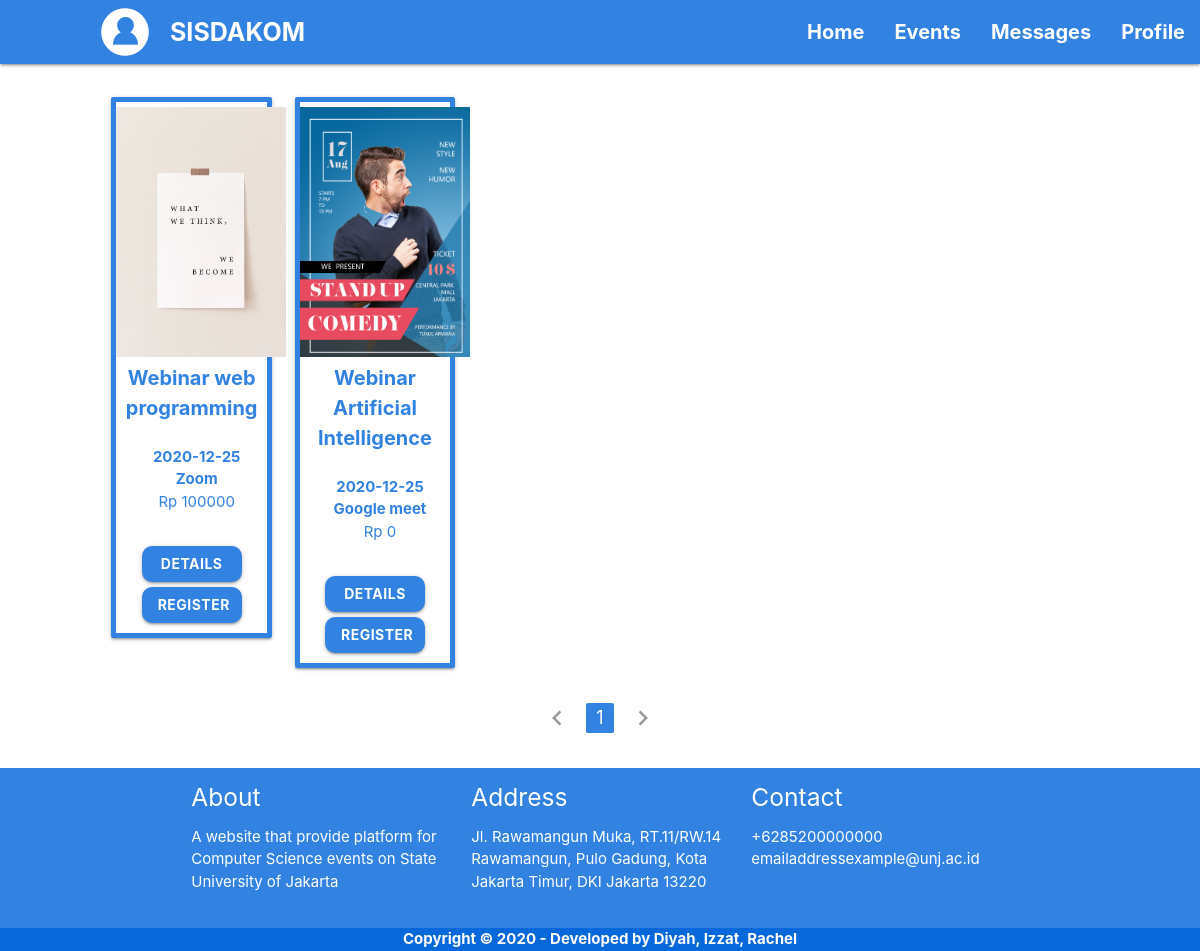
Page /templates/user-events.php (signed in) on the earlier database version.
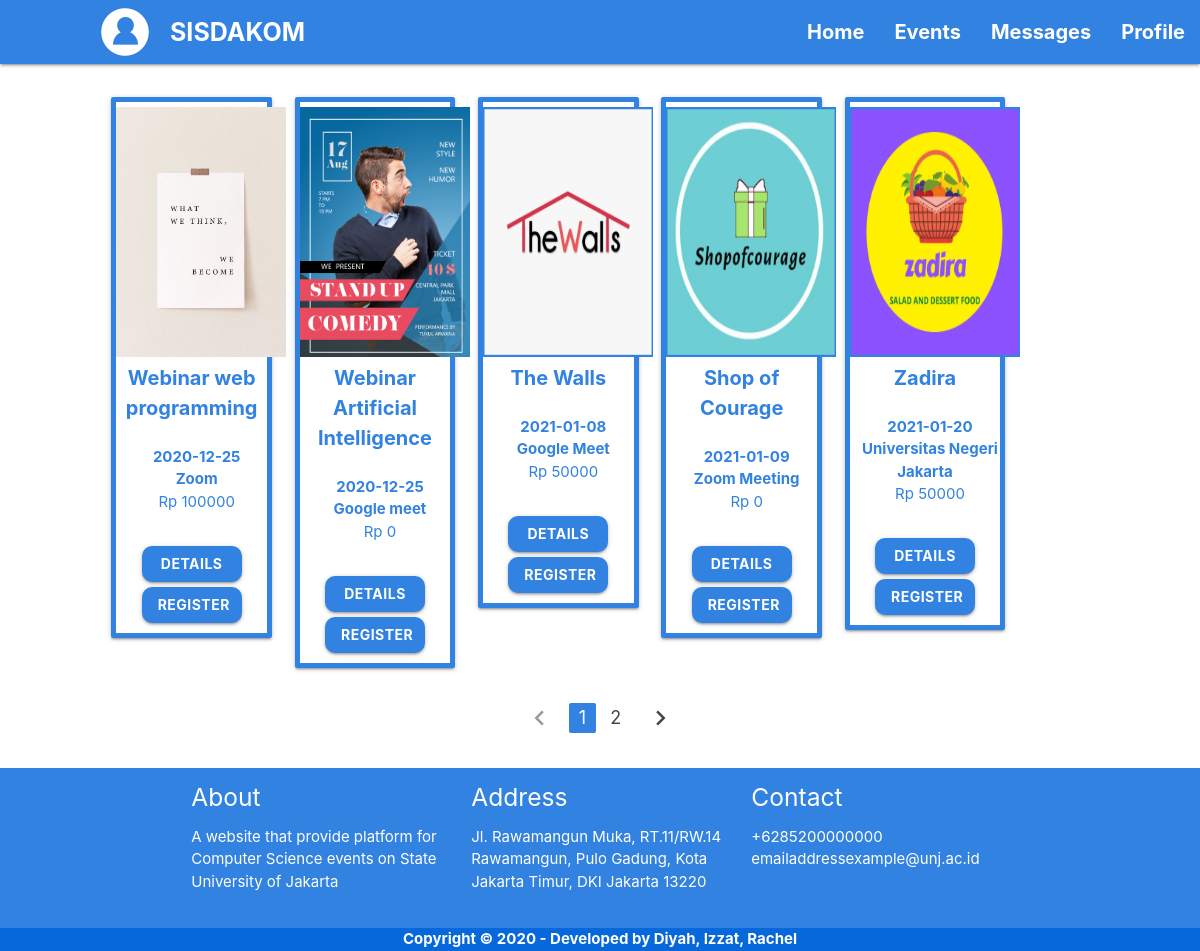
Same page on the later database version.
### tables this page shows
CREATE TABLE `event` (
  `id_event` int(11) NOT NULL,
  `nama_event` varchar(100) DEFAULT NULL,
  `htm` int(20) DEFAULT NULL,
  `kategori_event` varchar(10) DEFAULT NULL,
  `informasi_event` varchar(200) DEFAULT NULL,
  `tanggal_event` varchar(15) DEFAULT NULL,
  `waktu_event` varchar(6) DEFAULT NULL,
  `tempat_event` varchar(100) DEFAULT NULL,
  `max_partisipan` int(10) DEFAULT NULL,
  `poster_event` varchar(255) DEFAULT NULL,
  `status_event` varchar(10) DEFAULT NULL
);

### templates/functions2.php (called while the page is built, shortened)
<?php
$conn = mysqli_connect("localhost","root","","sisdakom");
function query($query) {
    global $conn;
    $result = mysqli_query($conn, $query);
    $rows = [];
    while( $row = mysqli_fetch_assoc($result) ){
        $rows[] = $row;
    }
    return $rows;
}
?>

### templates/user-events.php (the view, shortened to what the changed rows need)
<?php
require 'functions2.php';
$JumlahDataperHalaman = 5;
$JumlahData = count(query("SELECT * FROM event"));
$JumlahHalaman = ceil($JumlahData / $JumlahDataperHalaman);
$ActivePage = (isset($_GET["page"])) ? $_GET["page"]:1 ;
$AwalData = ($JumlahDataperHalaman * $ActivePage) - $JumlahDataperHalaman;
$events = query("SELECT * FROM event LIMIT $AwalData, $JumlahDataperHalaman");
?>
<!DOCTYPE html>
<html lang="en">
<head>
    <link rel="stylesheet" href="../static/css//materialize.css">
</head>
<body class="white">
    <main class="main">
        <div class="row center-align" style="margin-left: 100px;">
        <?php foreach($events as $row) : ?>
            <div class="col l2 s12" style="margin-top: 25px;">
                <div class="card border1 center-align">
                    <img src="../static/img/<?= $row["poster_event"] ?>" style="margin-top: 5px" width="170px" height="250px">
                    <a class="blue-text font3"><b><?= $row["nama_event"]; ?></b></a>
                    <br><br>
                    <a class="blue-text font4 center"><b><?= $row["tanggal_event"]; ?></b></a>
                    <br>
                    <a class="blue-text font4 center"><b><?= $row["tempat_event"]; ?></b></a>
                    <br>
                    <a class="blue-text font4 center">Rp <?= $row["htm"]; ?></a>
                    <br><br>
                    <a href="user-eventdetail.php?idevent=<?= $row['id_event'];?>" class="blue btn white-text" style="margin-top: 10px; width: 100px; border-radius: 10px;"><b>Details</b></a>
                    <br>
                    <form action="" method="post">
                        <button class="btn waves-effect waves-light blue white-text" type="submit" style="margin-top: 5px; margin-bottom: 10px; width: 100px; border-radius: 10px;" name="submit"><b>Register</b>
                    </form>
                </div>
            </div>
        <?php endforeach; ?>
        </div>
        <div class="row">
            <ul class="pagination center-align">
            <?php for($i = 1; $i <= $JumlahHalaman; $i++): ?>
                <?php if( $i == $ActivePage): ?>
                    <li class="active blue"><a href="?page=<?= $i; ?>"><?= $i; ?></a></li>
                <?php else: ?>
                    <li class="waves-effect"><a href="?page=<?= $i; ?>"><?= $i; ?></a></li>
                <?php endif; ?>
            <?php endfor; ?>
            <?php if($ActivePage == $JumlahHalaman): ?>
                <li class="disabled"><a href="#!"><i class="material-icons">chevron_right</i></a></li>
            <?php else: ?>
                <li><a href="?page=<?= $ActivePage + 1; ?>"><i class="material-icons">chevron_right</i></a></li>
            <?php endif; ?>
            </ul>
        </div>
    </main>
</body>
</html>

Differences in the rows shown:
added event: poster_event (picture), nama_event "The Walls", tanggal_event "2021-01-08", tempat_event "Google Meet", htm "50000"
added event: poster_event (picture), nama_event "Shop of Courage", tanggal_event "2021-01-09", tempat_event "Zoom Meeting", htm "0"
added event: poster_event (picture), nama_event "Zadira", tanggal_event "2021-01-20", tempat_event "Universitas Negeri Jakarta", htm "50000"
Other differences:
new list line: "2"
